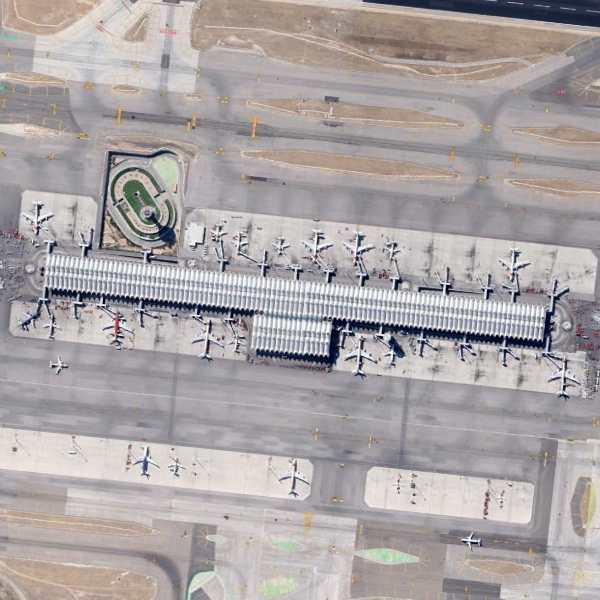
#> input picture query/airport_1.jpg, 600 x 600 px
$ jupyter execute --allow-errors r_tree.ipynb   (shell and % lines are left out)
#> lines starting #> are read from the running program, lines starting #| are printed output that depends on the picture
[cell 1]
from IPython.display import Image
import matplotlib.image as mpimg
import matplotlib.pyplot as plt
from tqdm import tqdm
import cv2
import numpy as np
import os
import glob
from rtree import index

#> (a cell that did not finish here is left out)

#> (a cell that did not finish here is left out)

#> (a cell that did not finish here is left out)

[cell 5]
query = 'query/airport_1.jpg'
print("QUERY IMAGE: ")
display(Image(filename=query))

# Result
print("Query Results: ")
image = cv2.imread(query)
#> image is the input picture: shape (600, 600, 3); mean B, G, R 165.1, 164.6, 170.6
image = cv2.cvtColor(image, cv2.COLOR_BGR2RGB)
gray = cv2.cvtColor(image, cv2.COLOR_RGB2GRAY)
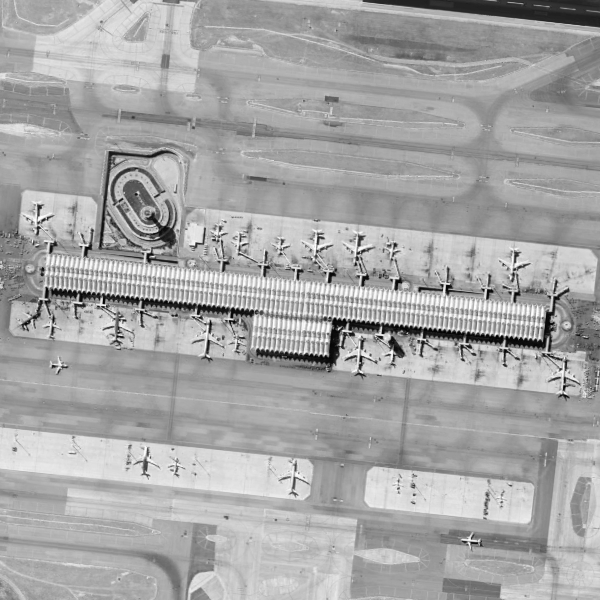
#> gray: shape (600, 600); min 2, max 255, mean 166.5
histogram = cv2.calcHist([gray], [0], None, [256], [0, 256])
#> histogram = 256 values, max 6466 at index 170, min 0 at index 0, mean 1406.2
histogram = histogram.flatten()
histogram /= np.sum(histogram)
#> histogram = 256 values, max 0.018 at index 170, min 0 at index 0, mean 0.00391

#> (the rest of this cell did not finish here and is left out)
